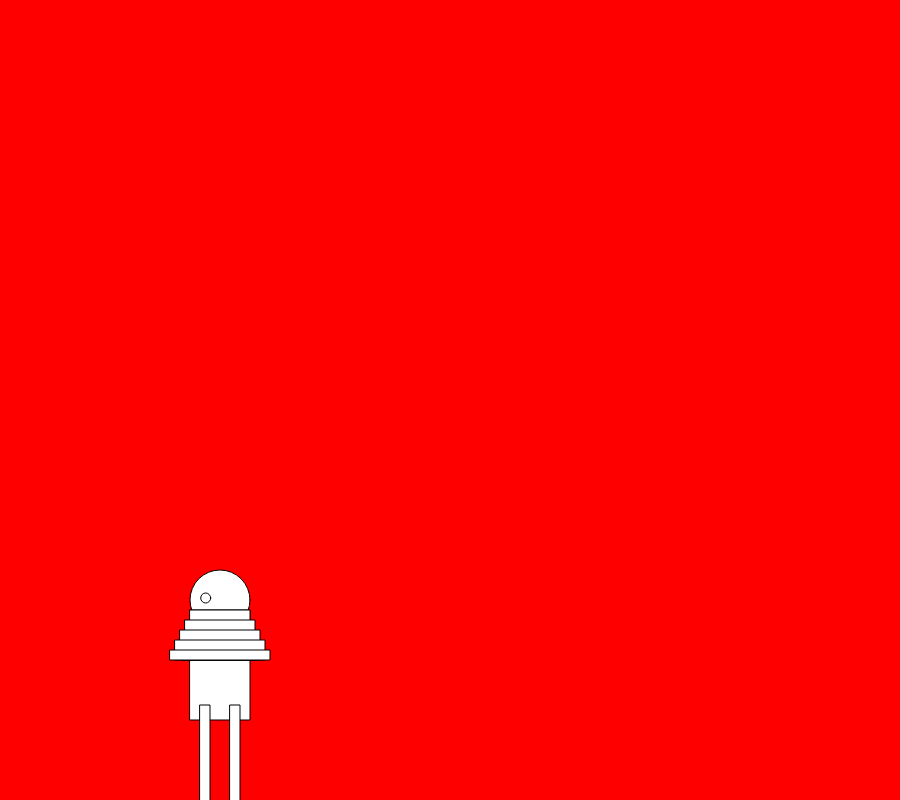
Frame 1 (no input)
Frame 60 (no input): identical to frame 1, image omitted
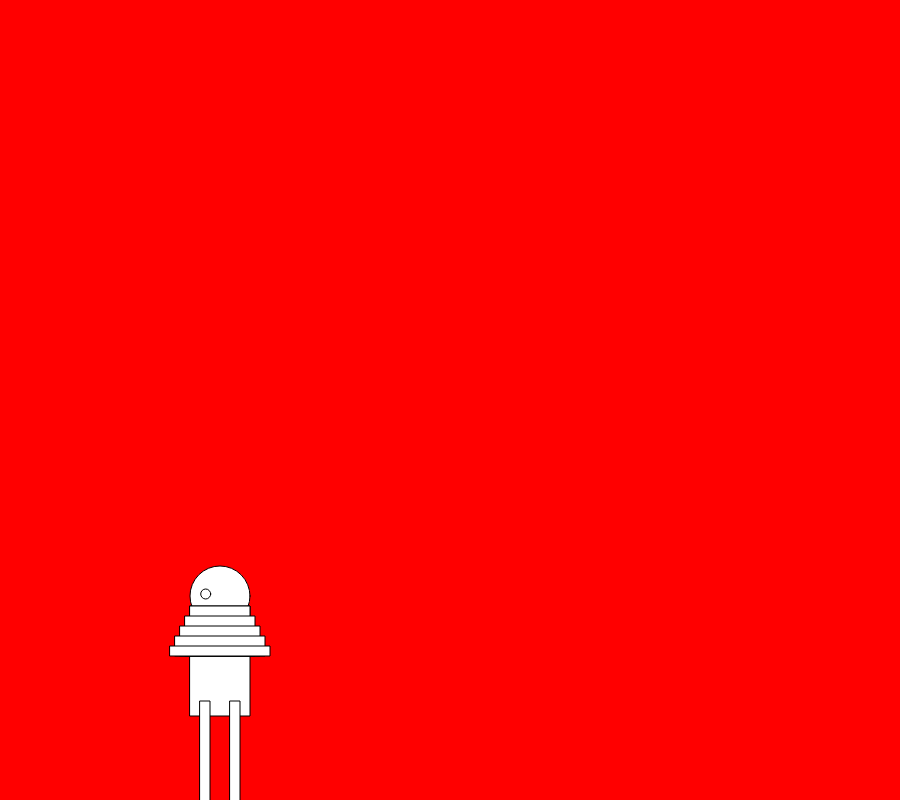
Frame 120 (the mouse pressed at the canvas centre since frame 60)

The p5.js sketch that drew these frames (run headless with seeded random() and noise() and a simulated clock; from frame 60 on, the mouse is pressed at the canvas centre):

// p5.js sketch
// ── sketch.js
let page = 0;
PosX = 200;
PosY = 610;
Ydir = 1;

function setup() {
  createCanvas(900, 800);
  background(255,0,0)
}

function draw() {
  
  background(255,0,0)
  if (page == 0) {
     eyeDirection = 220+((mouseX-500)/35);
 } else {
    if(PosY>550&&Ydir==1){
     PosY-=2
    }
   else{
     PosY+=2
     Ydir=0
   }
   if(PosY==608){
     Ydir=1
   }
 }
  
    ellipse(PosX+20,PosY-10,60,60);
    rect(PosX-10,PosY,60,110);
    rect(PosX-10,PosY,60,50);
    rect(PosX-15,PosY+10,70,40);
    rect(PosX-20,PosY+20,80,30);
    rect(PosX-25,PosY+30,90,20);
    rect(PosX-30,PosY+40,100,10);
    ellipse(eyeDirection,PosY-12,10,10);
    rect(PosX,PosY+95,10,100);
    rect(PosX+30,PosY+95,10,100);

  }

function mousePressed() {
  if (page === 0) {
    page = 1;
  } else {
    page = 0;
  }
}
